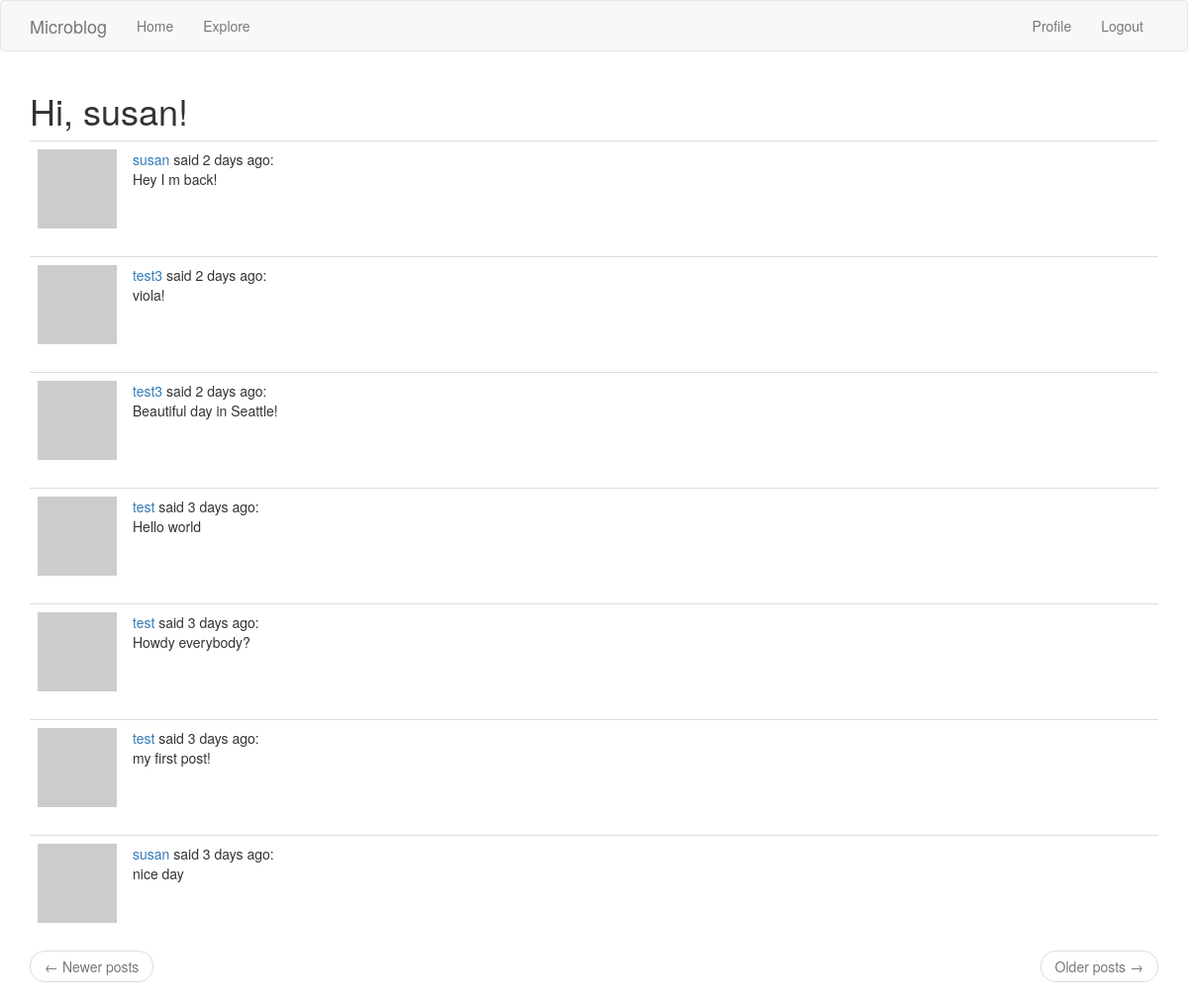
Page /explore (signed in) on the committed database.
### app/models.py (models this page shows, shortened)
class User(UserMixin, db.Model):
    id = db.Column(db.Integer, primary_key=True)
    username = db.Column(db.String(64), index=True, unique=True)
    email = db.Column(db.String(120), index=True, unique=True)
    password_hash = db.Column(db.String(128))
    posts = db.relationship('Post', backref='author', lazy='dynamic')
    about_me = db.Column(db.String(140))
    last_seen = db.Column(db.DateTime, default=datetime.utcnow)
    followed = db.relationship(
        'User', secondary=followers,
        primaryjoin=(followers.c.follower_id == id),
        secondaryjoin=(followers.c.followed_id == id),
        backref=db.backref('followers', lazy='dynamic'), lazy='dynamic')
    def avatar(self, size):
        digest = md5(self.email.lower().encode('utf-8')).hexdigest()
        return f'https://www.gravatar.com/avatar/{digest}?d=retro&s={size}'

class Post(db.Model):
    id = db.Column(db.Integer, primary_key=True)
    body = db.Column(db.String(140))
    timestamp = db.Column(db.DateTime, index=True, default=datetime.utcnow)
    user_id = db.Column(db.Integer, db.ForeignKey('user.id'))

### app/main/routes.py (the view)
@bp.route('/explore')
@login_required
def explore():
    page = request.args.get('page', 1, type=int)
    posts = Post.query.order_by(Post.timestamp.desc()).paginate(
        page=page, per_page=current_app.config['POSTS_PER_PAGE'], error_out=False)
    next_url = url_for('main.explore', page=posts.next_num) \
        if posts.has_next else None
    prev_url = url_for('main.explore', page=posts.prev_num) \
        if posts.has_prev else None
    return render_template("index.html", title='Explore', posts=posts.items,
                          next_url=next_url, prev_url=prev_url)

### app/main/routes.py (called while the page is built)
@bp.before_app_request
def before_request():
    if current_user.is_authenticated:
        current_user.last_seen = datetime.utcnow()
        db.session.commit()

### app/models.py (called while the page is built)
@login.user_loader
def load_user(id):
    return User.query.get(int(id))

### app/templates/index.html (shortened to what this page needs)
{% extends "base.html" %}
{% import 'bootstrap/wtf.html' as wtf %}
{% block app_content %}
    <h1>Hi, {{ current_user.username }}!</h1>
    {% for post in posts %}
        {% include '_post.html' %}
    {% endfor %}
    <nav aria-label="...">
        <ul class="pager">
            <li class="previous{% if not prev_url %} disabled{% endif %}">
                <a href="{{ prev_url or '#' }}">
                    <span aria-hidden="true">&larr;</span> Newer posts
                </a>
            </li>
            <li class="next{% if not next_url %} disabled{% endif %}">
                <a href="{{ next_url or '#' }}">
                    Older posts <span aria-hidden="true">&rarr;</span>
                </a>
            </li>
        </ul>
    </nav>
{% endblock %}

### app/templates/_post.html
<table class="table table-hover">
    <tr>
        <td width="70px">
            <a href="{{ url_for('main.user', username=post.author.username) }}">
                <img src="{{ post.author.avatar(70) }}" />
            </a>
        </td>
        <td>
            <a href="{{ url_for('main.user', username=post.author.username) }}">
                {{ post.author.username }}
            </a>
            said {{ moment(post.timestamp).fromNow() }}:
            <br>
            {{ post.body }}
        </td>
    </tr>
</table>

### rows in the picture
User: username "susan"
Post: author.username "susan", timestamp "2 days ago", body "Hey I m back!"
Post: author.username "test3", timestamp "2 days ago", body "viola!"
Post: author.username "test3", timestamp "2 days ago", body "Beautiful day in Seattle!"
Post: author.username "test", timestamp "3 days ago", body "Hello world"
Post: author.username "test", timestamp "3 days ago", body "Howdy everybody?"
Post: author.username "test", timestamp "3 days ago", body "my first post!"
Post: author.username "susan", timestamp "3 days ago", body "nice day"
